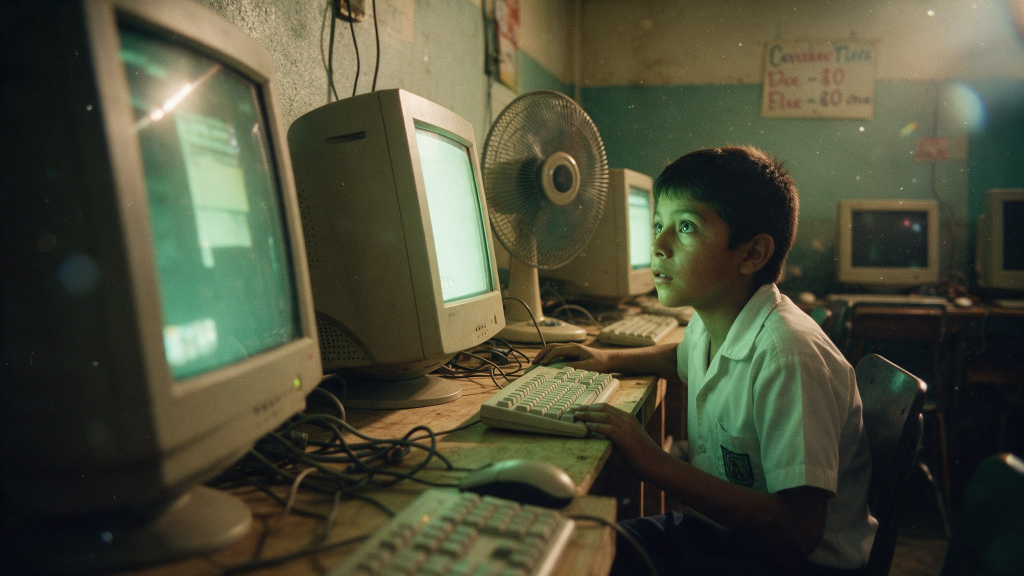
#> input picture documentos-junta/recursos/storyboard/01-web1-cibercafe.jpg, 2048 x 1152 px (shown at 1/2 size)
$ python -i video.py   (imports and definitions only)
#> lines starting #> are read from the running program, lines starting #| are printed output that depends on the picture
#!/usr/bin/env python3
"""Animatic de «Pésalo» (Documento 9): 2:00, 1920×1080, 24 fps. Sigue los tiempos de los dieciséis bloques."""
import numpy as np, subprocess, pathlib, math, sys
from PIL import Image, ImageDraw, ImageFont, ImageFilter
import imageio_ffmpeg

AQUI = pathlib.Path(__file__).parent
REC = pathlib.Path('/home/user/express-js-on-vercel/documentos-junta/recursos')
W, H, FPS, DUR = 1920, 1080, 24, 120.0
FUENTE_SB = str(AQUI / 'fuentes/BarlowCondensed-SemiBold.ttf')
FUENTE_MD = str(AQUI / 'fuentes/BarlowCondensed-Medium.ttf')
def fuente(tam, peso='md'): return ImageFont.truetype(FUENTE_SB if peso == 'sb' else FUENTE_MD, tam)

IMG = {
 'S01': 'storyboard/01-web1-cibercafe.jpg', 'S02': 'storyboard/02-web2-madrugada.jpg', 'S03': 'storyboard/03-web3-ferreteria.jpg',
 'S04': 'storyboard/04-la-que-murio.jpg', 'S05': 'storyboard/05-mina-danli.jpg', 'S06': 'storyboard/06-balanza-oro.jpg',
 'S07': 'storyboard/07-mercado-cobro.jpg', 'S09': 'storyboard/09-vendedora-retrato.jpg', 'S10': 'storyboard/10-barra-manos.jpg',
 'C1': 'storyboard-continental/C1-capital-puesto.jpg', 'C2': 'storyboard-continental/C2-azotea-brasil.jpg',
 'C3': 'storyboard-continental/C3-mercado-balanza.jpg', 'C4': 'storyboard-continental/C4-kiosco-noche.jpg',
 'C5': 'storyboard-continental/C5-pescador-amanecer.jpg',
}
_src = {}
def fuente_img(k):
    if k not in _src: _src[k] = np.asarray(Image.open(REC / IMG[k]).convert('RGB')).astype(np.float32)
    return _src[k]

# [17 lines left out: function gradar, not called in this run]
_grad = {}
# [6 lines left out: function imagen, not called in this run]

# ---------------------------------------------------------------- planos
# cada plano: (t0, t1, img, grado, (cx,cy,w) inicial, (cx,cy,w) final, pulso de mano, extra)
P = []
def plano(t0, t1, img, grado, c0, c1=None, mano=0.0, **kw): P.append(dict(t0=t0, t1=t1, img=img, grado=grado, c0=c0, c1=c1 or c0, mano=mano, **kw))
REGLA = (1090, 880, 1250)          # el encuadre de la balanza: idéntico en el bloque 2 y en el 15
# 1 · lo que perdí
# [19 lines not run here, left out]
# 6 · era cuatro — la que ni llegó (9 planos, el último sostenido)
cortes4 = [(1100, 250, 700), (1200, 720, 600), (520, 720, 620), (1000, 450, 800), (1300, 960, 600), (1700, 760, 520), (820, 620, 560), (1500, 560, 640)]
# [14 lines not run here, left out]
# 12 · los oficios: seis planos de 1,4 s exactos, misma talla
relevo = [('C2', (1007, 340, 900)), ('S09', (1050, 420, 950)), ('C1', (1123, 430, 1000)), ('C4', (1057, 470, 1000)), ('S06', (900, 560, 1200)), ('S05', (1097, 400, 950))]
# [19 lines not run here, left out]

# [4 lines left out: function plano_en, not called in this run]

# ---------------------------------------------------------------- ventana
def ease(x): x = min(max(x, 0), 1); return x*x*(3-2*x)
def ventana(t):
    """Rectángulo visible (x, y, w, h). None = negro."""
    if t < 17.0: s = 1.0
    elif t < 23.0: s = 1.0 - 0.20*ease((t-17.0)/0.25)
    elif t < 28.0: s = 0.80 - 0.22*ease((t-23.0)/0.25)
    elif t < 32.0: s = 0.58 - 0.24*ease((t-28.0)/0.25)
    elif t < 32.25:
        k = ease((t-32.0)/0.25); w = W*0.34; h = max(1, H*0.34*(1-k)); return ((W-w)/2, (H-h)/2, w, h)
    elif t < 39.6: return None
    elif t < 39.6 + 0.5:   # doce fotogramas: de una línea a pantalla completa
        k = ease((t-39.6)/0.5); h = max(1, H*k); return (0, (H-h)/2, W, h)
    elif 115.0 <= t: return None
    else: s = 1.0
    return ((W - W*s)/2, (H - H*s)/2, W*s, H*s)

# ---------------------------------------------------------------- textos
LINEAS = [  # (t0, t1, texto, traducción, estilo)
 (0.55, 2.2, 'Metí la plata del alquiler.', None, 'sub'),
 (2.35, 4.0, 'Metí el aguinaldo.', None, 'sub'),
 (4.15, 5.8, 'Metí la quincena.', None, 'sub'),
 (5.95, 7.9, 'Botei o salário. Ninguém me avisou.', 'Metí el sueldo. Nadie me avisó.', 'sub'),
 (8.3, 10.6, 'Un gramo pesa igual en todas partes.', None, 'sub'),
 (11.3, 12.8, 'Pésalo.', None, 'bajo'),
 (13.6, 16.6, 'Al principio no pedían nada.', None, 'sub'),
 (17.4, 19.8, 'Después pidieron mi cara.', None, 'sub'),
 (20.2, 22.6, 'Nadie me explicó nada.', None, 'sub'),
 (23.6, 26.8, 'Disseram que dobrava.', 'Dijeron que se duplicaba.', 'sub'),
 (28.5, 31.5, 'La siguiente ni llegó.', None, 'sub'),
 (35.9, 37.5, 'No nos faltó coraje. Nos faltó peso.', None, 'centro'),
 (38.6, 39.9, 'Esto sale de acá.', None, 'sub'),
 (46.3, 48.8, 'Un gramo, partido en cincuenta y cinco.', None, 'sub'),
 (49.4, 50.8, 'Eso es un ORIGEN.', None, 'sub'),
 (51.4, 53.0, 'São sete máquinas nossas.', 'Son siete máquinas nuestras.', 'sub'),
 (53.1, 54.9, 'ORIGEN se move sem taxa de rede.', 'ORIGEN se mueve sin comisión de red.', 'sub'),
 (55.6, 57.1, 'No la doy en cada aplicación.', None, 'sub'),
 (57.3, 58.8, 'Me revisó una persona.', None, 'sub'),
 (63.8, 65.8, 'Nadie se aprueba solo.', None, 'sub'),
 (66.1, 67.3, 'Reparto.', None, 'sub'), (67.5, 68.7, 'Vendo verdura.', None, 'sub'),
 (68.9, 70.1, 'Eu costuro.', 'Coso.', 'sub'), (70.3, 71.5, 'Corto pelo.', None, 'sub'),
 (71.7, 72.9, 'Peso oro.', None, 'sub'), (73.1, 74.3, 'Saco piedra.', None, 'sub'),
 (74.5, 79.8, 'Un gramo pesa igual en todas partes.', 'Um grama pesa igual em todo lugar.', 'grande'),
 (100.3, 102.8, 'Esta vez lo pesé.', None, 'sub'),
 (106.4, 109.2, 'No te pedimos que creas.', None, 'sub'),
 (112.05, 114.8, 'Pésalo.', None, 'remate'),
]
import json as _json, re as _re
# [2 lines not run here, left out]
_ORDEN = [1, 2, 3, 4, 5, 6, 7, 8, 9, 10, 11, 12, 13, 14, 15, 16, 17, 18, 19, 20, 21, 22, 23, 24, 25, 26, 30, 31, 32, 33]
# [1 line that did not run here, left out]
_EXT = {12: 39.6, 30: 79.8, 33: 114.8}
LINEAS = [(a_, _EXT.get(n, b_), tx, tr, es) for n, (a_, b_, tx, tr, es) in zip(_ORDEN, LINEAS)]
LINEAS = [(a_, min(b_, LINEAS[i+1][0] - 0.02) if i + 1 < len(LINEAS) else b_, tx, tr, es) for i, (a_, b_, tx, tr, es) in enumerate(LINEAS)]
# [12 lines left out: function capa_texto, not called in this run]
_capas = {}
# [6 lines left out: function texto_en, not called in this run]

MARCA = Image.new('RGBA', (W, H), (0, 0, 0, 0))
#> MARCA: PIL image 1920x1080 RGBA; every value is 0
# [1 line not run here, left out]

# [4 lines left out: function contador, not called in this run]

LEGAL = ('ORIGEN es un activo digital respaldado en oro certificado. No es moneda de curso legal, no es un depósito, no paga rendimiento y su valor puede variar.',
         'Otros servicios del ecosistema pueden tener costos. La custodia del metal y la operación de la red están a cargo de la empresa. Disponible sólo donde se indique.',
         'Condiciones y disponibilidad en [dirección web pendiente].')

# [72 lines left out: functions cartelas, maquinas, cumplimiento, not called in this run]

# ---------------------------------------------------------------- composición
rng_g = np.random.default_rng(7)
GRANO = [np.repeat(np.repeat(rng_g.normal(0, 5.5, (H//2, W//2, 1)), 2, 0), 2, 1).astype(np.float32) for _ in range(12)]

# [25 lines left out: functions jitter, recorte, not called in this run]

def cuadro(i):
    t = i / FPS
    lienzo = Image.new('RGB', (W, H), (0, 0, 0))
    v = ventana(t); p = plano_en(t)
    if v and p:
        x, y, ww, wh = v
        if p.get('proc'):
            src = maquinas(t) if p['proc'] == 'maquinas' else cumplimiento(t)
            pieza = src.resize((max(1, int(ww)), max(1, int(wh))), Image.BILINEAR) if (ww, wh) != (W, H) else src
        else:
            pieza = recorte(p, t, ww, wh)
        lienzo.paste(pieza, (int(round(x)), int(round(y))))
    d = ImageDraw.Draw(lienzo)
    contador(t, d); cartelas(t, lienzo)
    capa = texto_en(t)
    lienzo = lienzo.convert('RGBA')
    if capa is not None: lienzo = Image.alpha_composite(lienzo, capa)
    lienzo = Image.alpha_composite(lienzo, MARCA).convert('RGB')
    a = np.asarray(lienzo, np.float32) + GRANO[i % 12] * (0.6 if (v is None or t >= 115) else 1.0)
    return np.clip(a, 0, 255).astype(np.uint8)

# [17 lines not run here, left out]

>>> import cv2
>>> picture = cv2.imread('../storyboard/01-web1-cibercafe.jpg', cv2.IMREAD_GRAYSCALE)
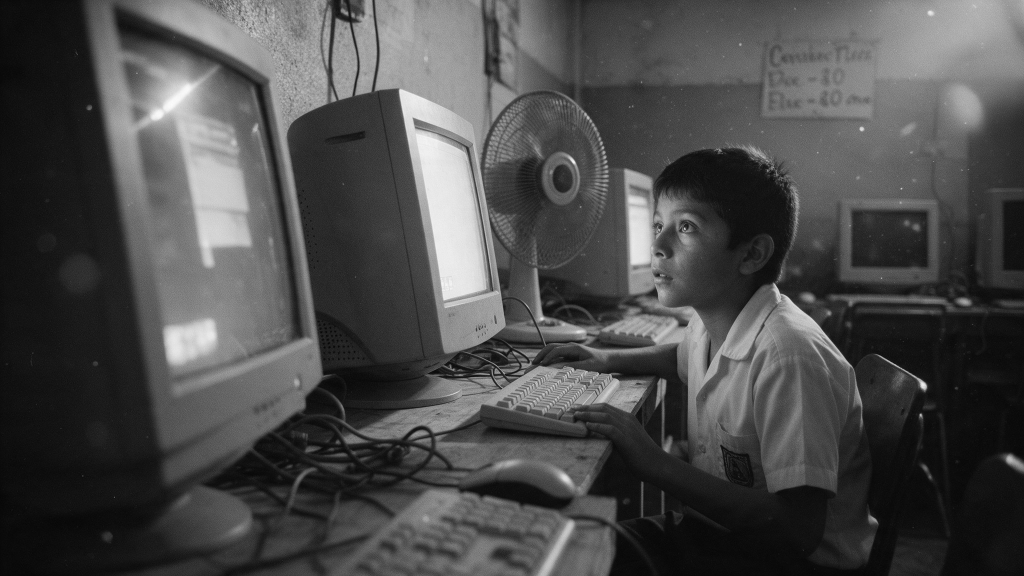
#> picture: shape (1152, 2048) (shown at 1/2 size); min 1, max 252, mean 75.2
>>> result = cuadro(picture)
#> in cuadro, `lienzo = Image.new('RGB', (W, H), (0, 0, 0))`: lienzo: PIL image 1920x1080 RGB; every value is 0
#> (the run stopped early here; a loop or call above may not have finished)

$ run again, on documentos-junta/recursos/storyboard/08-azotea-abuela.jpg
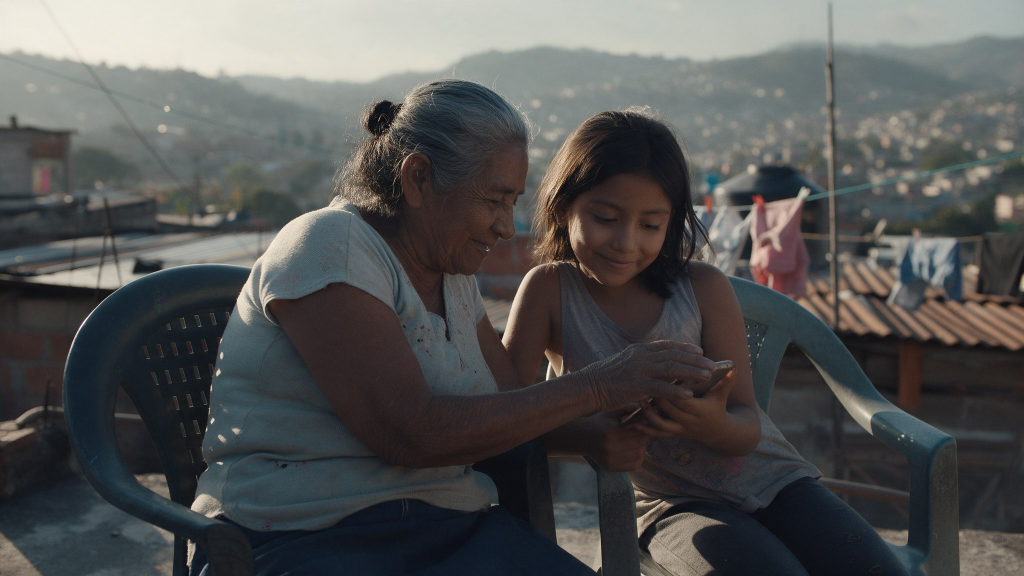
#> input picture documentos-junta/recursos/storyboard/08-azotea-abuela.jpg, 2048 x 1152 px (shown at 1/2 size)
#> MARCA: PIL image 1920x1080 RGBA; every value is 0
#> `picture = cv2.imread('../storyboard/01-web1-cibercafe.jpg', cv2.IMREAD..`:
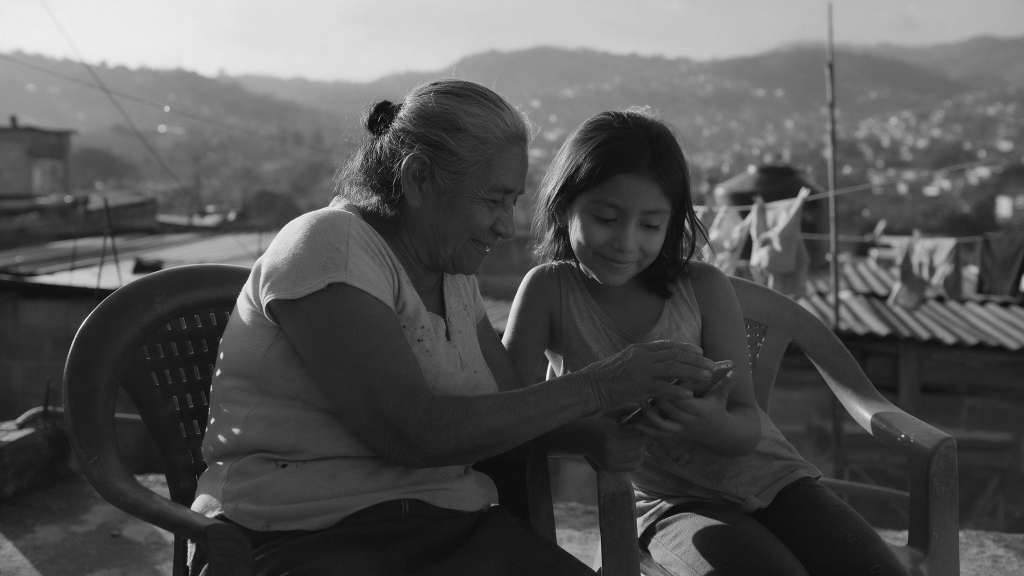
#> picture: shape (1152, 2048) (shown at 1/2 size); min 0, max 255, mean 84.6
#> lienzo: PIL image 1920x1080 RGB; every value is 0
